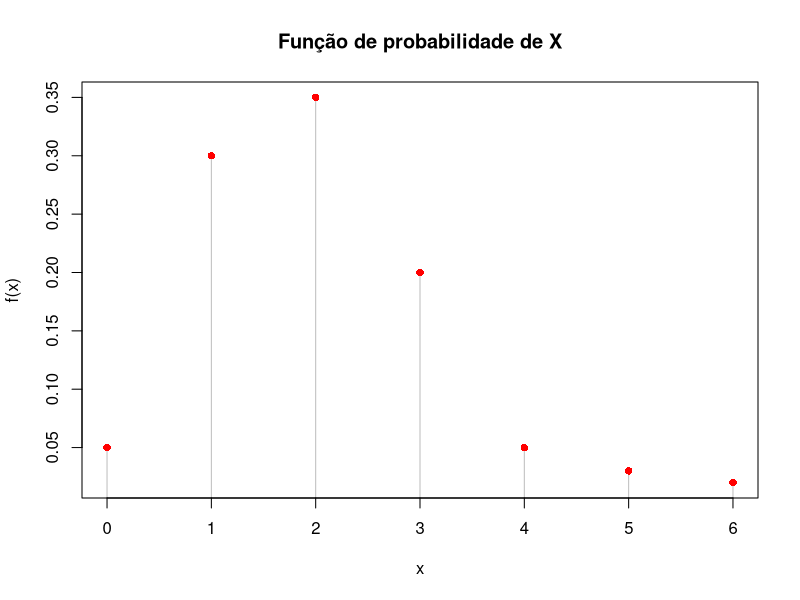
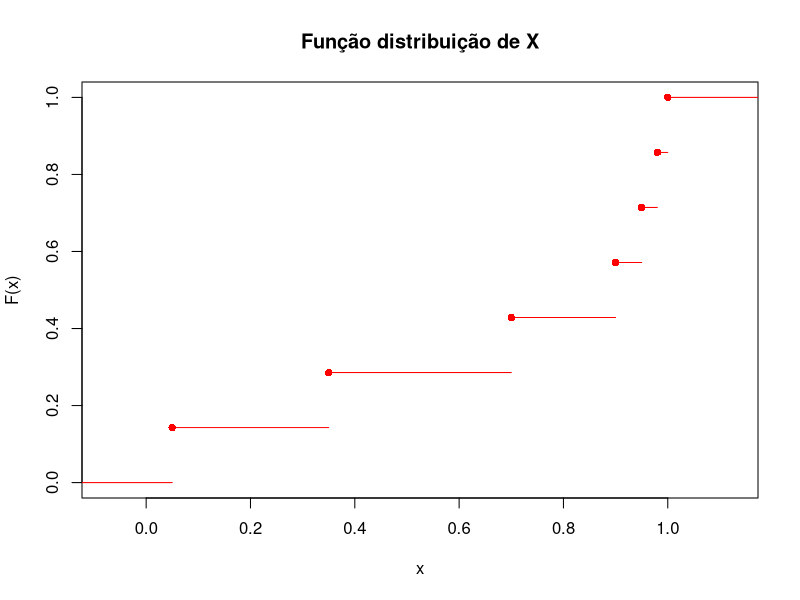
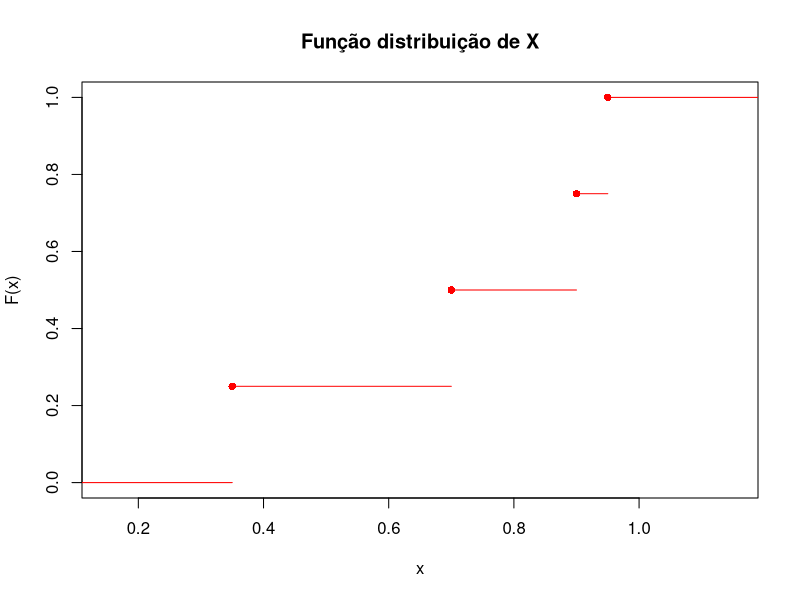
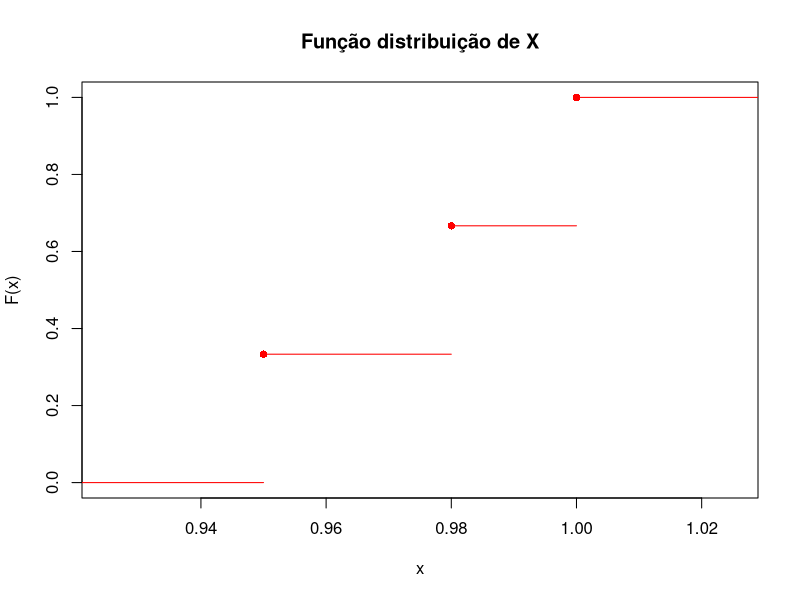

Write R code to recreate these figures, in order.
## ---- chunk 1
knitr::opts_chunk$set(echo = TRUE)
## ---- chunk 2

xe1 <- 0:6

fxe1 <- function(x) {
  if (x == 0) {prob <- 0.05}
  else if (x == 1) {prob <- 0.3}
  else if (x == 2) {prob <- 0.35}
  else if (x == 3) {prob <- 0.2}
  else if (x == 4) {prob <- 0.05} 
  else if (x == 5) {prob <- 0.03}
  else if (x == 6) {prob <- 0.02}
  else {prob <- 0}
  return(prob)
}

fx_applied <- sapply(xe1,fxe1)
fx_applied

## ---- chunk 3

plot (x=xe1,                     
      y=fx_applied,                    
      type="h",               
      main="Função de probabilidade de X",
      xlab="x",                     
      ylab="f(x)",              
      col="grey"            
)

points(x=xe1,                     
       y=fx_applied,
       pch=16,                      
       col="red"
)

## ---- chunk 4

F_aux <- cumsum(fx_applied)

Fx_ex1 <- function(x) {
  (x < 1) * 0 +
  (1 <= x & x < 2) * F_aux[1] +
  (2 <= x & x < 3) * F_aux[2] +
  (3 <= x & x < 4) * F_aux[3] +
  (x >= 4) * 1
}

Fx_0 <- Fx_ex1(0)
Fx_2 <- Fx_ex1(2)
Fx_2.5 <- Fx_ex1(2.5)
Fx_4 <- Fx_ex1(4)
Fx_5 <- Fx_ex1(5)

print(paste("F(0):", Fx_0))
print(paste("F(2):", Fx_2))
print(paste("F(2.5):", Fx_2.5))
print(paste("F(4):", Fx_4))
print(paste("F(5):", Fx_5))

## ---- chunk 5

FFx_ex1 <- stepfun(
  xe1,
  c(0, cumsum(fx_applied)),
  right = FALSE
)

# Exemplo de uso
FFx_0 <- FFx_ex1(0)
FFx_2 <- FFx_ex1(2)
FFx_2.5 <- FFx_ex1(2.5)
FFx_4 <- FFx_ex1(4)
FFx_5 <- FFx_ex1(5)

print(paste("F(0) usando stepfun:", FFx_0))
print(paste("F(2) usando stepfun:", FFx_2))
print(paste("F(2.5) usando stepfun:", FFx_2.5))
print(paste("F(4) usando stepfun:", FFx_4))
print(paste("F(5) usando stepfun:", FFx_5))

## ---- chunk 6

plot.stepfun(
  FFx_ex1(xe1),
  verticals = FALSE,
  pch = 16,
  col = "red",
  main = "Função distribuição de X",
  xlab = "x",
  ylab = "F(x)"
)

## ---- chunk 7

crfp <- fxe1(3) + fxe1(4) + fxe1(5)
crfp

## ---- chunk 8

crfd <- FFx_ex1(5) - FFx_ex1(2)
crfd

## ---- chunk 9

plot.stepfun(
  FFx_ex1(1:4),
  verticals = FALSE,
  pch = 16,
  col = "red",
  main = "Função distribuição de X",
  xlab = "x",
  ylab = "F(x)"
)

## ---- chunk 10

plot.stepfun(
  FFx_ex1(4:6),
  verticals = FALSE,
  pch = 16,
  col = "red",
  main = "Função distribuição de X",
  xlab = "x",
  ylab = "F(x)"
)

## ---- chunk 11

# Valor esperado
ve <- sum(xe1 * fx_applied)
ve

# Variância
v <- sum((xe1 - ve)^2 * fx_applied)
v

# Desvio padrão
dp <- sqrt(v)
dp

